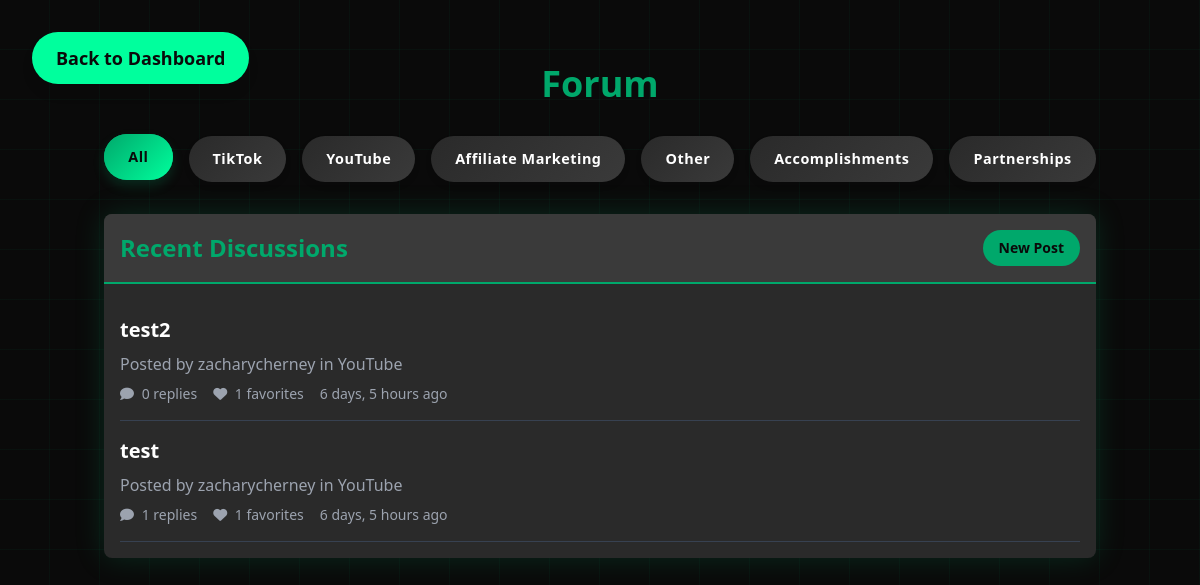
The app's page /forum/ with its own data.
### myapp/models.py (models this page shows, shortened)
class ForumPost(models.Model):
    CATEGORIES = [
        ('tiktok', 'TikTok'),
        ('youtube', 'YouTube'),
        ('affiliate', 'Affiliate Marketing'),
        ('other', 'Other'),
        ('accomplishments', 'Accomplishments'),
        ('partnerships', 'Partnerships'),
    ]
    title = models.CharField(max_length=200)
    content = models.TextField()
    category = models.CharField(max_length=20, choices=CATEGORIES)
    author = models.ForeignKey(User, on_delete=models.CASCADE)
    created_at = models.DateTimeField(auto_now_add=True)
    updated_at = models.DateTimeField(auto_now=True)

class User(AbstractUser):
    bio = models.TextField(blank=True)
    profile_picture = models.URLField(default='https://pbs.twimg.com/media/EEU0IauVAAE88xo.png')
    connections = models.ManyToManyField('self', through='Connection', symmetrical=False, related_name='connected_to')
    favorite_posts = models.ManyToManyField('ForumPost', related_name='favorited_by', blank=True)
    favorite_replies = models.ManyToManyField('ForumReply', related_name='favorited_by', blank=True)
    reputation = models.IntegerField(default=0)
    forum_posts = models.ManyToManyField('ForumPost', related_name='authors', blank=True)
    forum_replies = models.ManyToManyField('ForumReply', related_name='authors', blank=True)

### myapp/views.py (the view)
# urls.py: path('forum/', views.forum, name='forum'),
def forum(request):
    categories = dict(ForumPost.CATEGORIES)
    posts = ForumPost.objects.all().order_by('-created_at')
    return render(request, 'forum.html', {'posts': posts, 'categories': categories})

### myapp/templates/forum.html (shortened to what this page needs)
<!DOCTYPE html>
<html lang="en">
<head>
    <script src="https://cdn.tailwindcss.com"></script>
    <link rel="stylesheet" href="https://cdnjs.cloudflare.com/ajax/libs/font-awesome/6.0.0-beta3/css/all.min.css">
</head>
<body class="text-white min-h-screen flex flex-col p-8">
    <div class="content" id="content">
        <a href="{% url 'dashboard' %}" class="fixed top-8 left-8 bg-secondary text-dark px-6 py-3 rounded-full text-lg font-bold hover:bg-opacity-80 transition-colors duration-300 shadow-lg">
            Back to Dashboard
        </a>
        <div class="container mx-auto px-4 py-8">
            <h1 class="text-4xl font-bold text-primary mb-8 text-center">Forum</h1>
            <div class="category-buttons mb-8">
                <button class="category-button active" data-category="all"><span>All</span></button>
                {% for category, display_name in categories.items %}
                    <button class="category-button" data-category="{{ category }}"><span>{{ display_name }}</span></button>
                {% endfor %}
            </div>
            <div class="forum-card rounded-lg overflow-hidden">
                <div class="forum-header p-4 flex items-center justify-between">
                    <h2 class="text-2xl font-bold text-primary">Recent Discussions</h2>
                    <a href="{% url 'create_post' %}" class="bg-primary text-dark px-4 py-2 rounded-full text-sm font-bold hover:bg-opacity-80 transition-colors duration-300">New Post</a>
                </div>
                <div class="p-4">
                    {% for post in posts %}
                    <a href="{% url 'post_detail' post.id %}" class="forum-item border-b border-gray-700 py-4 block hover:bg-gray-800 transition-colors duration-300" data-category="{{ post.category }}">
                        <h3 class="text-xl font-bold mb-2">{{ post.title }}</h3>
                        <p class="text-gray-400 mb-2">Posted by {{ post.author.username }} in {{ post.get_category_display }}</p>
                        <div class="flex items-center text-sm text-gray-400 space-x-4">
                            <span><i class="fas fa-comment mr-1"></i> {{ post.replies.count }} replies</span>
                            <span><i class="fas fa-heart mr-1"></i> {{ post.favorited_by.count }} favorites</span>
                            <span>{{ post.created_at|timesince }} ago</span>
                        </div>
                    </a>
                    {% empty %}
                    <p class="text-center text-gray-400">No posts yet. Be the first to create a post!</p>
                    {% endfor %}
                </div>
            </div>
        </div>
    </div>
</body>
</html>

### myapp/templates/forum.html (style rules this page uses)
body { background-color: #0a0a0a; background-image: linear-gradient(rgba(0, 168, 107, 0.05) 1px, transparent 1px), linear-gradient(90deg, rgba(0, 168, 107, 0.05) 1px, transparent 1px); background-size: 50px 50px; background-position: -1px -1px; }
.forum-card { background: #2a2a2a; box-shadow: 0 0 30px rgba(0, 168, 107, 0.2); transition: all 0.5s ease; }
.forum-header { background: #3a3a3a; border-bottom: 2px solid #00a86b; }
.forum-item { transition: all 0.3s ease; }
.category-button { transition: all 0.3s ease; }
.category-button:hover, .category-button.active { background: #00a86b; color: #0a0a0a; }
.content { opacity: 0; }
.category-buttons { display: flex; justify-content: center; flex-wrap: wrap; gap: 1rem; margin-bottom: 2rem; }
.category-button { background: linear-gradient(135deg, #2a2a2a, #3a3a3a); color: #fff; border: none; padding: 0.75rem 1.5rem; border-radius: 50px; font-weight: 600; font-size: 0.9rem; letter-spacing: 0.5px; transition: all 0.3s ease; box-shadow: 0 4px 6px rgba(0, 0, 0, 0.1); position: relative; overflow: hidden; }
.category-button::before { content: ''; position: absolute; top: 0; left: 0; width: 100%; height: 100%; background: linear-gradient(135deg, #00a86b, #00ff9d); opacity: 0; transition: opacity 0.3s ease; }
.category-button span { position: relative; z-index: 1; }
.category-button:hover::before, .category-button.active::before { opacity: 1; }
.category-button:hover, .category-button.active { transform: translateY(-2px); box-shadow: 0 6px 12px rgba(0, 168, 107, 0.2); }
.category-button.active { color: #0a0a0a; }

### records on screen
ForumPost: title "test2", author.username "zacharycherney", category "YouTube", replies.count "0", favorited_by.count "1", created_at "6 days, 5 hours"
ForumPost: title "test", author.username "zacharycherney", category "YouTube", replies.count "1", favorited_by.count "1", created_at "6 days, 5 hours"

### other values on screen
{{ display_name }} "TikTok" "YouTube" "Affiliate Marketing" "Other" "Accomplishments" "Partnerships"
